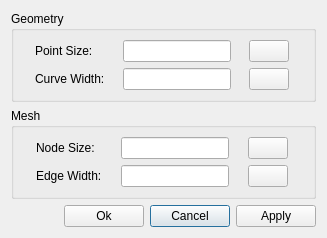
<?xml version="1.0" encoding="UTF-8"?>
<ui version="4.0">
 <class>GUIGraphSettingDialog</class>
 <widget class="QDialog" name="GUIGraphSettingDialog">
  <property name="geometry">
   <rect>
    <x>0</x>
    <y>0</y>
    <width>327</width>
    <height>221</height>
   </rect>
  </property>
  <property name="windowTitle">
   <string>Graph Setting</string>
  </property>
  <layout class="QGridLayout" name="gridLayout">
   <item row="3" column="2">
    <widget class="QPushButton" name="pushButton_Cancel">
     <property name="sizePolicy">
      <sizepolicy hsizetype="Fixed" vsizetype="Fixed">
       <horstretch>0</horstretch>
       <verstretch>0</verstretch>
      </sizepolicy>
     </property>
     <property name="text">
      <string>Cancel</string>
     </property>
    </widget>
   </item>
   <item row="3" column="1">
    <widget class="QPushButton" name="pushButton_OK">
     <property name="sizePolicy">
      <sizepolicy hsizetype="Fixed" vsizetype="Fixed">
       <horstretch>0</horstretch>
       <verstretch>0</verstretch>
      </sizepolicy>
     </property>
     <property name="text">
      <string>Ok</string>
     </property>
    </widget>
   </item>
   <item row="3" column="0">
    <spacer name="horizontalSpacer">
     <property name="orientation">
      <enum>Qt::Horizontal</enum>
     </property>
     <property name="sizeHint" stdset="0">
      <size>
       <width>40</width>
       <height>20</height>
      </size>
     </property>
    </spacer>
   </item>
   <item row="3" column="3">
    <widget class="QPushButton" name="pushButton_Apply">
     <property name="sizePolicy">
      <sizepolicy hsizetype="Fixed" vsizetype="Fixed">
       <horstretch>0</horstretch>
       <verstretch>0</verstretch>
      </sizepolicy>
     </property>
     <property name="text">
      <string>Apply</string>
     </property>
    </widget>
   </item>
   <item row="1" column="0" colspan="4">
    <widget class="QGroupBox" name="groupBox_2">
     <property name="title">
      <string>Mesh</string>
     </property>
     <layout class="QGridLayout" name="gridLayout_3">
      <item row="0" column="0">
       <widget class="QLabel" name="label_9">
        <property name="sizePolicy">
         <sizepolicy hsizetype="Fixed" vsizetype="Preferred">
          <horstretch>0</horstretch>
          <verstretch>0</verstretch>
         </sizepolicy>
        </property>
        <property name="text">
         <string>Node Size:</string>
        </property>
       </widget>
      </item>
      <item row="1" column="0">
       <widget class="QLabel" name="label_8">
        <property name="sizePolicy">
         <sizepolicy hsizetype="Fixed" vsizetype="Preferred">
          <horstretch>0</horstretch>
          <verstretch>0</verstretch>
         </sizepolicy>
        </property>
        <property name="text">
         <string>Edge Width:</string>
        </property>
       </widget>
      </item>
      <item row="1" column="1">
       <widget class="Comp::FITKSciNotationLineEdit" name="lineEdit_MeshLineWidth">
        <property name="sizePolicy">
         <sizepolicy hsizetype="Fixed" vsizetype="Fixed">
          <horstretch>0</horstretch>
          <verstretch>0</verstretch>
         </sizepolicy>
        </property>
       </widget>
      </item>
      <item row="0" column="1">
       <widget class="Comp::FITKSciNotationLineEdit" name="lineEdit_MeshPointSize">
        <property name="sizePolicy">
         <sizepolicy hsizetype="Fixed" vsizetype="Fixed">
          <horstretch>0</horstretch>
          <verstretch>0</verstretch>
         </sizepolicy>
        </property>
       </widget>
      </item>
      <item row="0" column="2">
       <widget class="QPushButton" name="pushButton_MeshPointColor">
        <property name="sizePolicy">
         <sizepolicy hsizetype="Fixed" vsizetype="Fixed">
          <horstretch>0</horstretch>
          <verstretch>0</verstretch>
         </sizepolicy>
        </property>
        <property name="text">
         <string/>
        </property>
       </widget>
      </item>
      <item row="1" column="2">
       <widget class="QPushButton" name="pushButton_MeshLineColor">
        <property name="sizePolicy">
         <sizepolicy hsizetype="Fixed" vsizetype="Fixed">
          <horstretch>0</horstretch>
          <verstretch>0</verstretch>
         </sizepolicy>
        </property>
        <property name="text">
         <string/>
        </property>
       </widget>
      </item>
     </layout>
    </widget>
   </item>
   <item row="0" column="0" colspan="4">
    <widget class="QGroupBox" name="groupBox">
     <property name="title">
      <string>Geometry</string>
     </property>
     <layout class="QGridLayout" name="gridLayout_2">
      <item row="0" column="1">
       <widget class="Comp::FITKSciNotationLineEdit" name="lineEdit_GeoPointSize">
        <property name="sizePolicy">
         <sizepolicy hsizetype="Fixed" vsizetype="Fixed">
          <horstretch>0</horstretch>
          <verstretch>0</verstretch>
         </sizepolicy>
        </property>
       </widget>
      </item>
      <item row="0" column="0">
       <widget class="QLabel" name="label">
        <property name="sizePolicy">
         <sizepolicy hsizetype="Fixed" vsizetype="Preferred">
          <horstretch>0</horstretch>
          <verstretch>0</verstretch>
         </sizepolicy>
        </property>
        <property name="text">
         <string>Point Size:</string>
        </property>
       </widget>
      </item>
      <item row="1" column="1">
       <widget class="Comp::FITKSciNotationLineEdit" name="lineEdit_GeoLineWidth">
        <property name="sizePolicy">
         <sizepolicy hsizetype="Fixed" vsizetype="Fixed">
          <horstretch>0</horstretch>
          <verstretch>0</verstretch>
         </sizepolicy>
        </property>
       </widget>
      </item>
      <item row="1" column="0">
       <widget class="QLabel" name="label_2">
        <property name="sizePolicy">
         <sizepolicy hsizetype="Fixed" vsizetype="Preferred">
          <horstretch>0</horstretch>
          <verstretch>0</verstretch>
         </sizepolicy>
        </property>
        <property name="text">
         <string>Curve Width:</string>
        </property>
       </widget>
      </item>
      <item row="0" column="2">
       <widget class="QPushButton" name="pushButton_GeoPointColor">
        <property name="sizePolicy">
         <sizepolicy hsizetype="Fixed" vsizetype="Fixed">
          <horstretch>0</horstretch>
          <verstretch>0</verstretch>
         </sizepolicy>
        </property>
        <property name="text">
         <string/>
        </property>
       </widget>
      </item>
      <item row="1" column="2">
       <widget class="QPushButton" name="pushButton_GeoLineColor">
        <property name="text">
         <string/>
        </property>
       </widget>
      </item>
     </layout>
    </widget>
   </item>
  </layout>
 </widget>
 <customwidgets>
  <customwidget>
   <class>Comp::FITKSciNotationLineEdit</class>
   <extends>QLineEdit</extends>
   <header>FITK_Component/FITKWidget/FITKSciNotationLineEdit.h</header>
  </customwidget>
 </customwidgets>
 <resources/>
 <connections/>
</ui>
